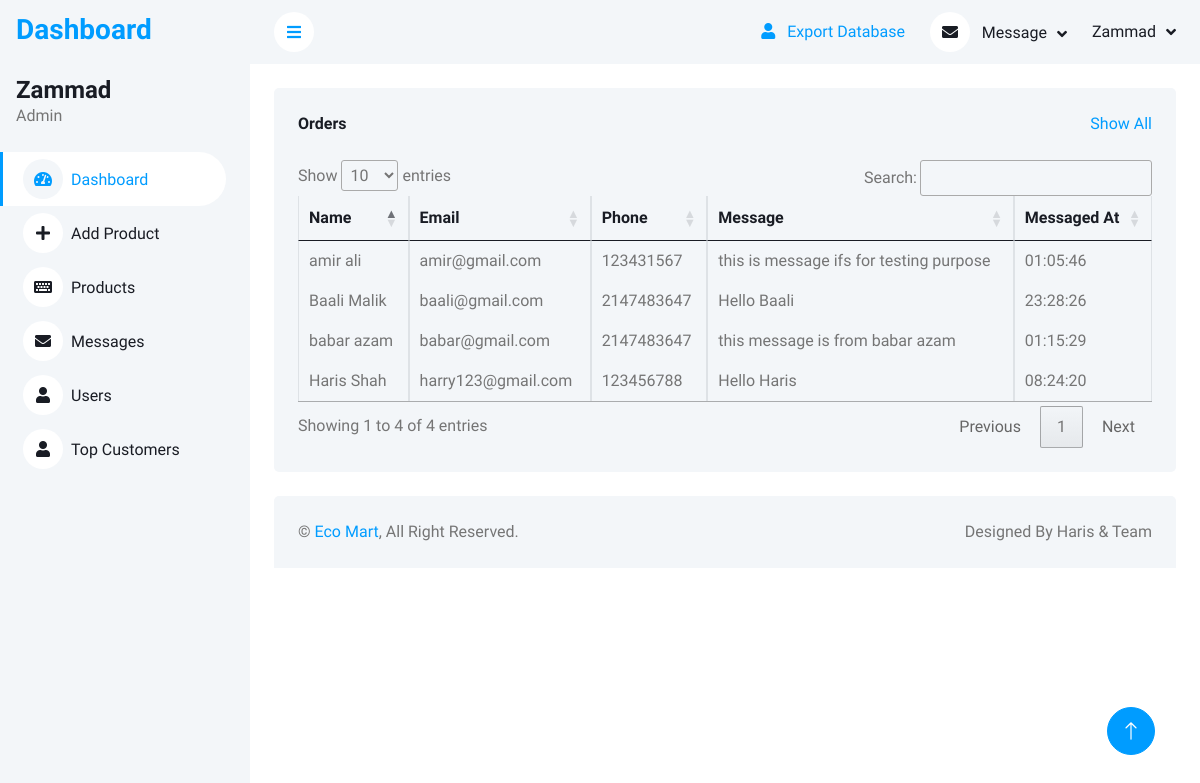
The app's page /admin-panel/messages.php (signed in) with its own data.
### tables this page shows
CREATE TABLE `messages` (
  `firstname` varchar(255) NOT NULL,
  `lastname` varchar(255) NOT NULL,
  `email` varchar(255) NOT NULL,
  `phone` int(20) NOT NULL,
  `message` varchar(255) NOT NULL,
  `messagetime` time DEFAULT curtime()
);

### admin-panel/messages.php (the view, shortened to what this page needs)
<!DOCTYPE html>
<html lang="en">
<head>
    <link href="https://cdnjs.cloudflare.com/ajax/libs/font-awesome/5.10.0/css/all.min.css" rel="stylesheet">
    <link href="https://cdn.jsdelivr.net/npm/bootstrap-icons@1.4.1/font/bootstrap-icons.css" rel="stylesheet">
    <link href="https://cdn.datatables.net/1.13.6/css/jquery.dataTables.min.css" rel="stylesheet">
    <link href="css/bootstrap.min.css" rel="stylesheet">
    <link href="css/style.css" rel="stylesheet">
</head>
<body>
    <div class="container-xxl position-relative bg-white d-flex p-0">
        <?php include('sidebar.php') ?>
        <div class="content">
            <?php include('navbar.php') ?>
            <div class="container-fluid pt-4 px-4">
                <div class="bg-light text-center rounded p-4">
                    <div class="d-flex align-items-center justify-content-between mb-4">
                        <h6 class="mb-0">Orders</h6>
                        <a href="">Show All</a>
                    </div>
                    <div class="table-responsive">
                        <table class="table text-start align-middle table-bordered table-hover mb-0 table-responsive" id="orders-table">
                            <thead>
                                <tr class="text-dark">
                                    <th scope="col">Name</th>
                                    <th scope="col">Email</th>
                                    <th scope="col">Phone</th>
                                    <th scope="col">Message</th>
                                    <th scope="col">Messaged At</th>
                                </tr>
                            </thead>
                            <tbody>
                                <?php
                                $select_msg = mysqli_query($connection, "select * from messages");
                                if (mysqli_num_rows($select_msg) > 0) {
                                    while ($data = mysqli_fetch_array($select_msg)) {
                                ?>
                                        <tr>
                                            <td><?php echo $data['firstname'] . ' ' . $data['lastname'] ?></td>
                                            <td><?php echo $data['email'] ?></td>
                                            <td><?php echo $data['phone'] ?></td>
                                            <td><?php echo $data['message'] ?></td>
                                            <td><?php echo $data['messagetime'] ?></td>
                                        </tr>
                                <?php
                                    }
                                }
                                ?>
                            </tbody>
                        </table>
                    </div>
                </div>
            </div>
           <div class="container-fluid pt-4 px-4">
                <div class="bg-light rounded-top p-4">
                    <div class="row">
                        <div class="col-12 col-sm-6 text-center text-sm-start">
                            &copy; <a href="../front-end/index.php" target="_blank">Eco Mart</a>, All Right Reserved.
                        </div>
                        <div class="col-12 col-sm-6 text-center text-sm-end">Designed By <a>Haris & Team</a></div>
                    </div>
                </div>
            </div>
        </div>
        <a href="#" class="btn btn-lg btn-primary btn-lg-square back-to-top"><i class="bi bi-arrow-up"></i></a>
    </div>
</body>
</html>

### admin-panel/css/style.css (style rules this page uses)
:root { --primary: #009CFF; --light: #F3F6F9; --dark: #191C24; }
.back-to-top { position: fixed; display: none; right: 45px; bottom: 45px; z-index: 99; }
.btn { transition: .5s; }
.btn.btn-primary { color: #FFFFFF; }
.btn-lg-square { width: 48px; height: 48px; }
.btn-square, .btn-sm-square, .btn-lg-square { padding: 0; display: inline-flex; align-items: center; justify-content: center; font-weight: normal; border-radius: 50px; }
.content { margin-left: 250px; min-height: 100vh; background: #FFFFFF; transition: 0.5s; }
@media (min-width: 992px) { .content { width: calc(100% - 250px); } }

### records on screen
messages: firstname "amir", lastname "ali", email "amir@gmail.com", phone "123431567", message "this is message ifs for testing purpose", messagetime "01:05:46"
messages: firstname "babar", lastname "azam", email "babar@gmail.com", phone "2147483647", message "this message is from babar azam", messagetime "01:15:29"
messages: firstname "Haris", lastname "Shah", email "harry123@gmail.com", phone "123456788", message "Hello Haris", messagetime "08:24:20"
messages: firstname "Baali", lastname "Malik", email "baali@gmail.com", phone "2147483647", message "Hello Baali", messagetime "23:28:26"

### other values on screen
$_SESSION['username'] "Zammad"
